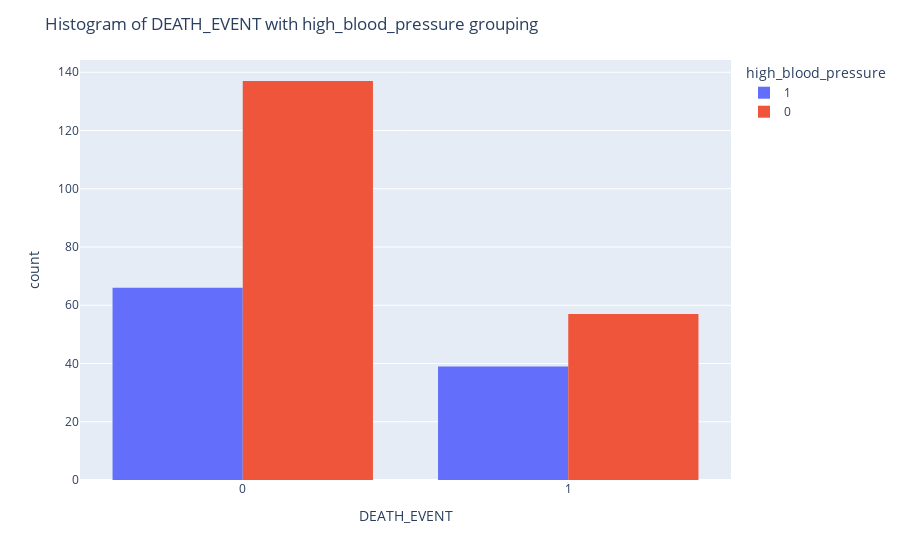

Write notebook code for a chart like this one.
### Code cell
fig = px.histogram(df,x= 'DEATH_EVENT' , color='high_blood_pressure' , hover_data=df.columns , barmode='group')
fig.update_layout(title_text='Histogram of DEATH_EVENT with high_blood_pressure grouping')
fig.show()

### Figure 1 — Plotly figure (JSON) as saved in the notebook; plotly's stock layout.template omitted (floating-point values rounded to 4 significant figures; data arrays with more than 128 entries replaced by an {"elided": "..."} marker saying what was removed)
{"data": [{"alignmentgroup": "True", "bingroup": "x", "hovertemplate": "high_blood_pressure=1<br>DEATH_EVENT=%{x}<br>count=%{y}<extra></extra>", "legendgroup": "1", "marker": {"color": "#636efa", "pattern": {"shape": ""}}, "name": "1", "offsetgroup": "1", "orientation": "v", "showlegend": true, "type": "histogram", "x": [1, 1, 1, 1, 1, 1, 0, 1, 0, 1, 1, 1, 1, 1, 1, 1, 1, 1, 1, 1, 1, 0, 1, 1, 1, 1, 1, 1, 1, 1, 1, 1, 0, 0, 0, 0, 1, 0, 0, 0, 0, 0, 0, 0, 0, 0, 0, 1, 0, 0, 0, 0, 0, 0, 1, 0, 0, 0, 0, 0, 0, 1, 0, 1, 0, 0, 0, 0, 0, 1, 0, 0, 0, 1, 0, 0, 1, 0, 0, 0, 0, 0, 0, 0, 0, 1, 0, 0, 0, 1, 0, 0, 0, 0, 0, 0, 0, 0, 0, 0, 0, 0, 0, 0, 0], "xaxis": "x", "yaxis": "y"}, {"alignmentgroup": "True", "bingroup": "x", "hovertemplate": "high_blood_pressure=0<br>DEATH_EVENT=%{x}<br>count=%{y}<extra></extra>", "legendgroup": "0", "marker": {"color": "#EF553B", "pattern": {"shape": ""}}, "name": "0", "offsetgroup": "0", "orientation": "v", "showlegend": true, "type": "histogram", "x": {"elided": "194 int values"}, "xaxis": "x", "yaxis": "y"}], "layout": {"barmode": "group", "legend": {"title": {"text": "high_blood_pressure"}, "tracegroupgap": 0}, "margin": {"t": 60}, "title": {"text": "Histogram of DEATH_EVENT with high_blood_pressure grouping"}, "xaxis": {"anchor": "y", "domain": [0, 1], "title": {"text": "DEATH_EVENT"}}, "yaxis": {"anchor": "x", "domain": [0, 1], "title": {"text": "count"}}}}
